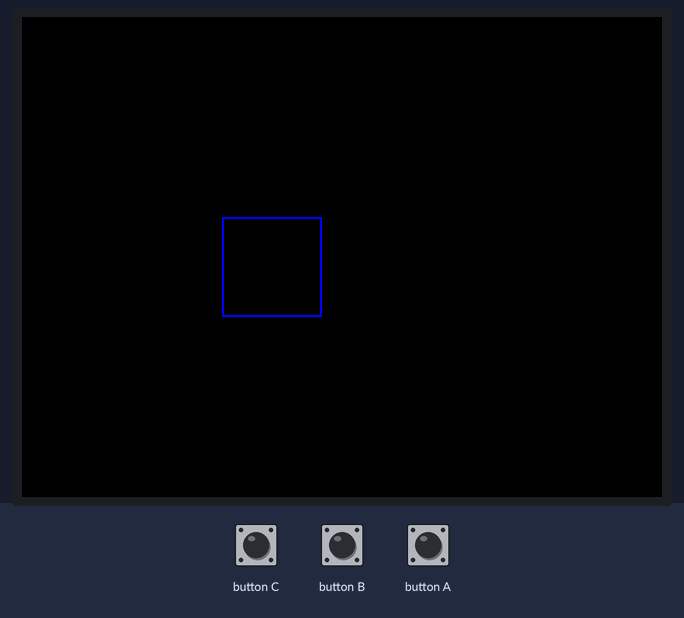
Bench run of a sketch on a simulated ESP32. Shown: 320×240 colour display. Inputs (shaded band) come from the test bench. Random numbers use the default seed unless the sketch sets one.

Above: at 4.1 s.
At 11.2 s:
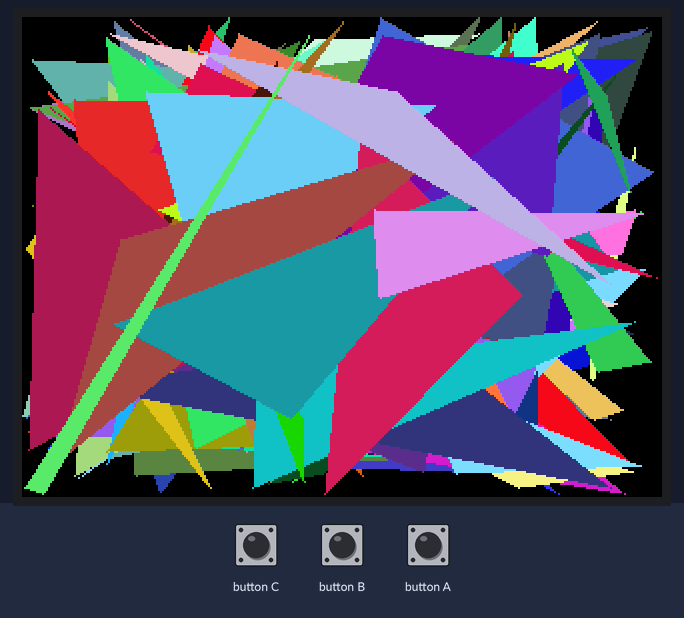
11.3 s: button C pressed for 0.15 s
At 11.43 s:
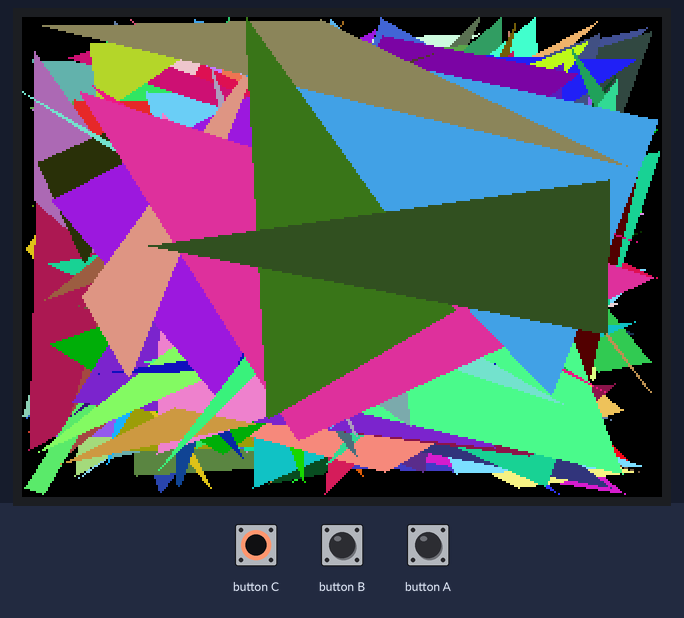
12.0 s: button B pressed for 0.15 s
At 12.04 s:
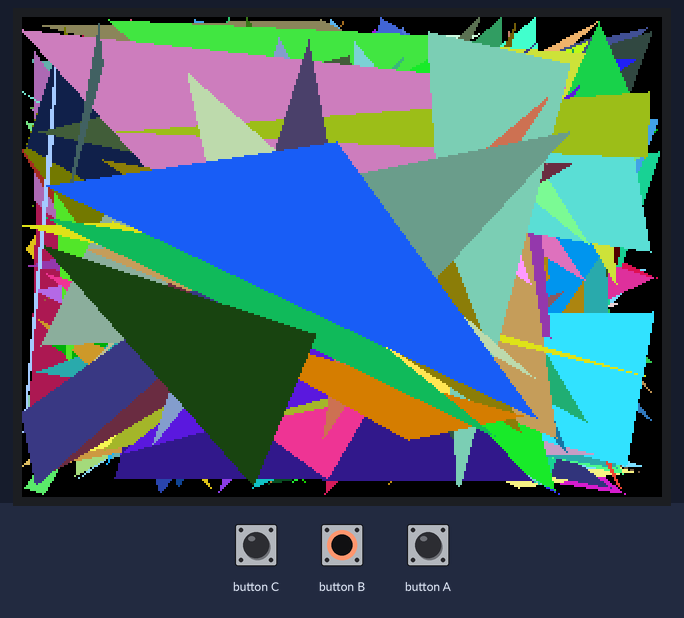
12.7 s: button A pressed for 0.15 s
13.4 s: button C pressed for 1 s
15.0 s: button B pressed for 1 s
Timing chart, 0 to 17.6 s (numbered marks = the images above; inputs shaded):
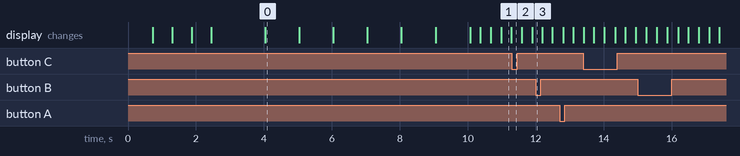

Measured:
- what the display in image 0 shows lasts 1.0 s, from 4.0 s to 5.0 s

The sketch:

M5_ZEP_LcdExample2_display.ino
```cpp
/*
    Name:       M5_display_example
    Created:    2021/03/09
    Author:     @tomorrow56
*/

#include <M5Stack.h>

// the setup routine runs once when M5Stack starts up
void setup() {

  // M5Stack::begin(LCDEnable, SDEnable, SerialEnable, I2CEnable);
  M5.begin(true, false, false, false);
  M5.Power.begin();

  // Lcd display
  M5.Lcd.fillScreen(WHITE);
  delay(500);
  M5.Lcd.fillScreen(RED);
  delay(500);
  M5.Lcd.fillScreen(GREEN);
  delay(500);
  M5.Lcd.fillScreen(BLUE);
  delay(500);
  M5.Lcd.fillScreen(BLACK);
  delay(500);

  // draw graphic
  delay(1000);
  M5.Lcd.drawRect(100, 100, 50, 50, BLUE);
  delay(1000);
  M5.Lcd.fillRect(100, 100, 50, 50, BLUE);
  delay(1000);
  M5.Lcd.drawCircle(100, 100, 50, RED);
  delay(1000);
  M5.Lcd.fillCircle(100, 100, 50, RED);
  delay(1000);
  M5.Lcd.drawTriangle(30, 30, 180, 100, 80, 150, YELLOW);
  delay(1000);
  M5.Lcd.fillTriangle(30, 30, 180, 100, 80, 150, YELLOW);
  delay(1000);
}

// the loop routine runs over and over again forever
void loop(){

  //rand draw
  M5.Lcd.fillTriangle(random(M5.Lcd.width()-1), random(M5.Lcd.height()-1), random(M5.Lcd.width()-1), random(M5.Lcd.height()-1), random(M5.Lcd.width()-1), random(M5.Lcd.height()-1), random(0xfffe));

  M5.update();
}
```
